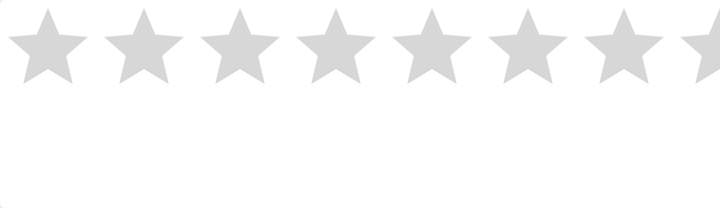
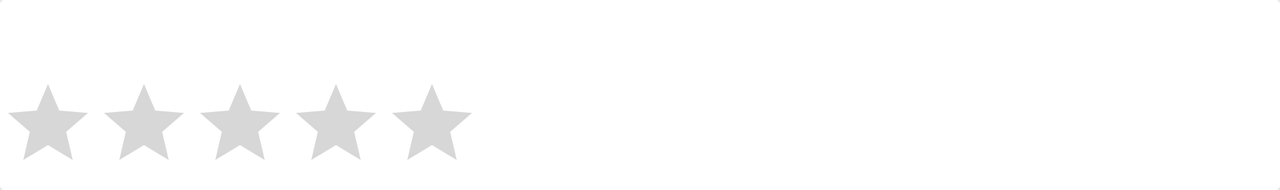

One screen, two layout resources from the same app: the default and the repository's alternative for another configuration. Each is rendered where Android would select it; the XML of both is given below.
<!-- AndroidManifest.xml: application theme Theme.VideoGameProject -->
<!-- res/layout/rating_view.xml -->
<androidx.cardview.widget.CardView android:layout_width="407dp"
    android:layout_height="104dp"
    tools:ignore="MissingConstraints"
    tools:layout_editor_absoluteX="2dp"
    tools:layout_editor_absoluteY="3dp"
    xmlns:tools="http://schemas.android.com/tools"
    xmlns:android="http://schemas.android.com/apk/res/android">

        <LinearLayout
            android:layout_width="match_parent"
            android:layout_height="60dp"
            android:orientation="horizontal">

            <RatingBar
                android:id="@+id/rating_bar"
                android:layout_width="wrap_content"
                android:layout_height="wrap_content"
                android:layout_weight="1" />
        </LinearLayout>

        <LinearLayout
            android:layout_width="match_parent"
            android:layout_height="wrap_content"
            android:orientation="vertical">

            <TextView
                android:id="@+id/username_textview"
                android:layout_width="match_parent"
                android:layout_height="wrap_content" />

            <TextView
                android:id="@+id/review_textview"
                android:layout_width="match_parent"
                android:layout_height="wrap_content" />

        </LinearLayout>
    </androidx.cardview.widget.CardView>
<!-- resources referenced by this layout -->
<resources>
  <style name="Theme.VideoGameProject" parent="Theme.MaterialComponents.DayNight.DarkActionBar">
          
          <item name="colorPrimary">@color/purple_500</item>
          <item name="colorPrimaryVariant">@color/purple_700</item>
          <item name="colorOnPrimary">@color/white</item>
          
          <item name="colorSecondary">@color/teal_200</item>
          <item name="colorSecondaryVariant">@color/teal_700</item>
          <item name="colorOnSecondary">@color/black</item>
          
          <item name="android:statusBarColor">?attr/colorPrimaryVariant</item>
          
      </style>
</resources>
<!-- res/layout-land/rating_view.xml (the repository's variant of the layout above) -->
<!-- drawn on the phone turned sideways -->
<androidx.cardview.widget.CardView xmlns:android="http://schemas.android.com/apk/res/android"
    xmlns:tools="http://schemas.android.com/tools"
    android:layout_width="match_parent"
    android:layout_height="wrap_content"
    tools:ignore="MissingConstraints"
    tools:layout_editor_absoluteX="2dp"
    tools:layout_editor_absoluteY="3dp">

    <LinearLayout
        android:layout_width="match_parent"
        android:layout_height="wrap_content"
        android:orientation="horizontal">

    </LinearLayout>

    <LinearLayout
        android:layout_width="match_parent"
        android:layout_height="wrap_content"
        android:orientation="vertical">

        <TextView
            android:id="@+id/username_textview"
            android:layout_width="match_parent"
            android:layout_height="wrap_content"
            android:fontFamily="sans-serif-black" />

        <TextView
            android:id="@+id/review_textview"
            android:layout_width="match_parent"
            android:layout_height="wrap_content" />

        <RatingBar
            android:id="@+id/rating_bar"
            android:layout_width="wrap_content"
            android:layout_height="wrap_content"
            android:layout_weight="1"
            android:progressTint="@color/yellow"
            android:backgroundTint="@color/white"
            android:isIndicator="true"/>

    </LinearLayout>
</androidx.cardview.widget.CardView>
